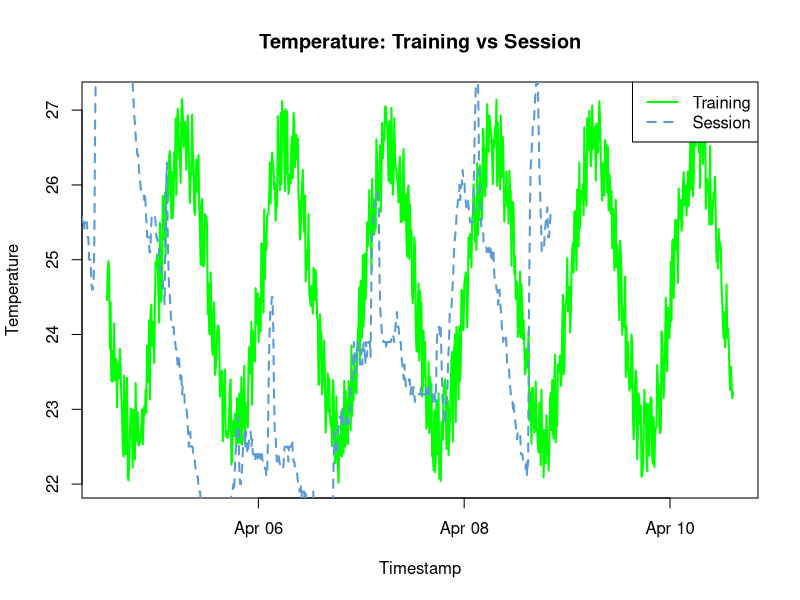
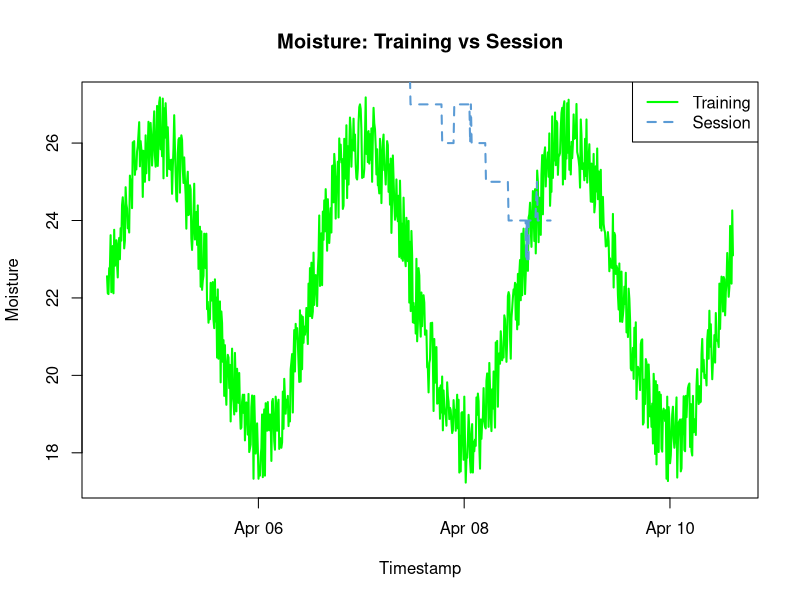
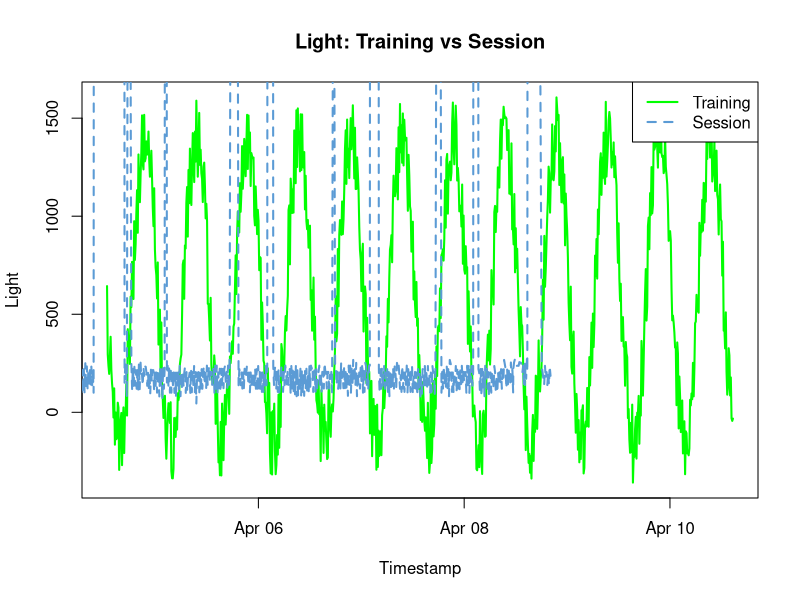
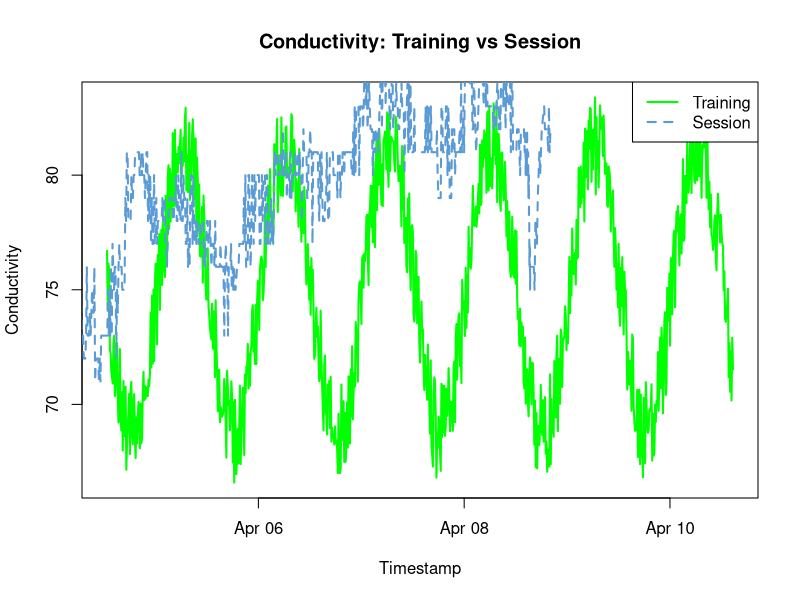

Source code (R) for these figures, in order: (Note: this script raises an error after producing the figures.)
## ---- chunk 1
knitr::opts_chunk$set(echo = TRUE)
## ---- chunk 2
suppressPackageStartupMessages(library(dplyr))

# Load data
session_data <- read.csv("data/session.csv")
training_data <- read.csv("data/training.csv")

# Convert timestamps (if needed for other use)
session_data$Timestamp <- as.POSIXct(session_data$Timestamp, format = "%Y-%m-%d %H:%M:%S")
training_data$Timestamp <- as.POSIXct(training_data$Timestamp, format = "%Y-%m-%d %H:%M:%S")


## ---- chunk 3
# Sort both datasets by time to ensure chronological order
training_data <- training_data[order(training_data$Timestamp), ]
session_data  <- session_data[order(session_data$Timestamp), ]

# Find the earliest start date from both datasets
start_date <- min(min(training_data$Timestamp), min(session_data$Timestamp))

# Filter both datasets to start from the chosen start date
training_data <- training_data[training_data$Timestamp >= start_date, ]
session_data  <- session_data[session_data$Timestamp >= start_date, ]

# Color setup
train_col <- "green"  # blue
sess_col  <- "#5B9BD5"  # orange

# -------------------
# Helper plotting function using timestamps
plot_overlay <- function(train_y, train_time, sess_y, sess_time, ylabel, title) {
  # Ensure the data aligns based on time
  len <- min(length(train_y), length(sess_y))
  
  plot(train_time[1:len], train_y[1:len],
       type = "l", col = train_col, lwd = 2,
       xlab = "Timestamp",
       ylab = ylabel,
       main = title)
  
  lines(sess_time[1:len], sess_y[1:len],
        col = sess_col, lwd = 2, lty = 2)
  
  legend("topright",
         legend = c("Training", "Session"),
         col = c(train_col, sess_col),
         lty = c(1, 2),
         lwd = 2)
}

# -------------------
# Temperature Plot using Timestamp
plot_overlay(training_data$Temperature, training_data$Timestamp, 
             session_data$Temperature, session_data$Timestamp,
             ylabel = "Temperature", title = "Temperature: Training vs Session")

# -------------------
# Moisture Plot using Timestamp for both Training and Session
plot_overlay(training_data$Moisture, training_data$Timestamp, 
             session_data$Moisture, session_data$Timestamp,
             ylabel = "Moisture", title = "Moisture: Training vs Session")

# Light Plot using Timestamp
plot_overlay(training_data$Light, training_data$Timestamp,
             session_data$Light, session_data$Timestamp,
             ylabel = "Light", title = "Light: Training vs Session")

# Conductivity Plot using Timestamp
plot_overlay(training_data$Conductivity, training_data$Timestamp,
             session_data$Conductivity, session_data$Timestamp,
             ylabel = "Conductivity", title = "Conductivity: Training vs Session")

## ---- chunk 4
  Temperature <- c(session_data$Temperature)
  Moisture <- c(session_data$Moisture)
  Light <- c(session_data$Light)
  Conductivity <- c(session_data$Conductivity)
  
  matrix_data <- data.frame(Temperature, Moisture, Light, Conductivity)  
  print("Covariance Matrix")
  cov_matrix <- cov(matrix_data)
  cov_matrix
  
  print("Correlation Matrix")
  cor_matrix <- cor(matrix_data)
  cor_matrix
## ---- chunk 5

# Define the color palette
colors <- c(
    temperature = "#5B9BD5",  # Soft blue
    moisture = "#70AD47",     # Sage green
    light = "#FFC000",        # Warm yellow
    conductivity = "#ED7D31"  # Muted orange
)

# Assuming merged_data is your data frame
pairs(merged_data[, c("Temperature", "Moisture", "Light", "Conductivity")],
      col = colors["temperature"],  
      pch = 16,          
      main = "Scatter Plot Matrix")

# Plot Temperature vs Moisture
plot(merged_data$Temperature, merged_data$Moisture,
     col = adjustcolor(colors[c("temperature", "moisture")], alpha=0.7),
     xlab = "Temperature",
     ylab = "Moisture",
     main = "Temperature vs Moisture",
     pch = 16)

# Plot Temperature vs Light
plot(merged_data$Temperature, merged_data$Light,
     col = adjustcolor(colors[c("temperature", "light")], alpha=0.7),
     xlab = "Temperature",
     ylab = "Light",
     main = "Temperature vs Light",
     pch = 16)

# Plot Temperature vs Conductivity
plot(merged_data$Temperature, merged_data$Conductivity,
     col = adjustcolor(colors[c("temperature", "conductivity")], alpha=0.7),
     xlab = "Temperature",
     ylab = "Conductivity",
     main = "Temperature vs Conductivity",
     pch = 16)

# Plot Moisture vs Light
plot(merged_data$Moisture, merged_data$Light,
     col = adjustcolor(colors[c("moisture", "light")], alpha=0.7),
     xlab = "Moisture",
     ylab = "Light",
     main = "Moisture vs Light",
     pch = 16)

# Plot Moisture vs Conductivity
plot(merged_data$Moisture, merged_data$Conductivity,
     col = adjustcolor(colors[c("moisture", "conductivity")], alpha=0.7),
     xlab = "Moisture",
     ylab = "Conductivity",
     main = "Moisture vs Conductivity",
     pch = 16)

# Plot Light vs Conductivity
plot(merged_data$Moisture, merged_data$Temperature,
     col = adjustcolor(colors[c("moisture", "temperature")], alpha=0.7),
     xlab = "Moisture",
     ylab = "Temperature",
     main = "Moisture vs Temperature",
     pch = 16)

# Plot Moisture vs Light
plot(merged_data$Light, merged_data$Moisture,
     col = adjustcolor(colors[c("moisture", "light")], alpha=0.7),
     xlab = "Moisture",
     ylab = "Light",
     main = "Moisture vs Light",
     pch = 16)

# Plot Moisture vs Conductivity
plot(merged_data$Light, merged_data$Conductivity,
     col = adjustcolor(colors[c("moisture", "conductivity")], alpha=0.7),
     xlab = "Moisture",
     ylab = "Conductivity",
     main = "Moisture vs Conductivity",
     pch = 16)

# Plot Light vs Conductivity
plot(merged_data$Light, merged_data$Temperature,
     col = adjustcolor(colors[c("moisture", "temperature")], alpha=0.7),
     xlab = "Moisture",
     ylab = "Temperature",
     main = "Moisture vs Temperature",
     pch = 16)

# Plot Moisture vs Light
plot(merged_data$Conductivity, merged_data$Moisture,
     col = adjustcolor(colors[c("moisture", "light")], alpha=0.7),
     xlab = "Moisture",
     ylab = "Light",
     main = "Moisture vs Light",
     pch = 16)

# Plot Moisture vs Conductivity
plot(merged_data$Conductivity, merged_data$Light,
     col = adjustcolor(colors[c("moisture", "conductivity")], alpha=0.7),
     xlab = "Moisture",
     ylab = "Conductivity",
     main = "Moisture vs Conductivity",
     pch = 16)

# Plot Light vs Conductivity
plot(merged_data$Conductivity, merged_data$Temperature,
     col = adjustcolor(colors[c("moisture", "temperature")], alpha=0.7),
     xlab = "Moisture",
     ylab = "Temperature",
     main = "Moisture vs Temperature",
     pch = 16)

## ---- chunk 6

# Load required library
library(ggplot2)

# Select the relevant variables for correlation
matrix_data <- session_data[, c("Temperature", "Moisture", "Light", "Conductivity")]

# Calculate the correlation matrix
cor_matrix <- cor(matrix_data, use = "complete.obs")

# Convert the correlation matrix into a format suitable for ggplot
cor_data <- as.data.frame(as.table(cor_matrix))
colnames(cor_data) <- c("Variable1", "Variable2", "Correlation")

# Create the heatmap using ggplot2
ggplot(cor_data, aes(x = Variable1, y = Variable2, fill = Correlation)) +
  geom_tile(color = "white") + # Heatmap tiles
  scale_fill_gradient2(low = "blue", high = "red", mid = "white", 
                       midpoint = 0, limit = c(-1, 1), 
                       name = "Correlation") + # Color scale
  theme_minimal() + # Clean theme
  theme(axis.text.x = element_text(angle = 45, vjust = 1, hjust = 1)) + # Rotate x-axis labels
  labs(title = "Heatmap of Variable Correlations", x = "Variables", y = "Variables")


